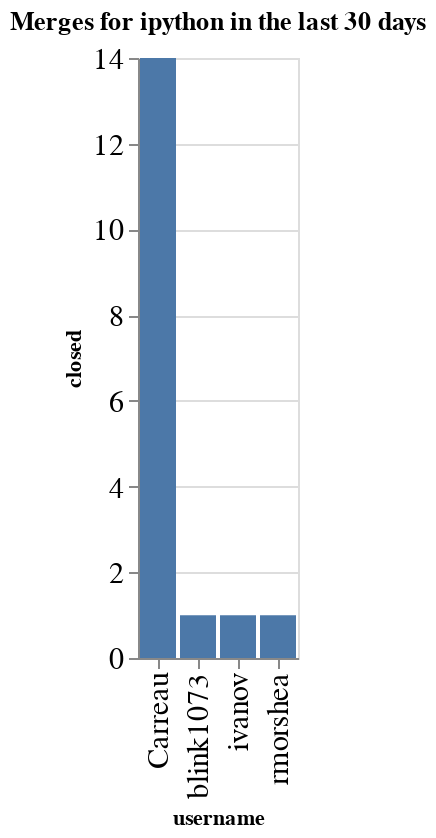

Notebook code for this chart:
### Code cell
charts = []
title = f"Merges for {github_org} in the last {n_days} days"
ch = alt.Chart(data=closed_by_repo.replace(np.nan, 0), title=title).mark_bar().encode(
    x='username',
    y='closed',
)
ch

### Figure 1 — Vega-Lite specification as saved in the notebook (floating-point values rounded to 4 significant figures)
{"config": {"axisLeft": {"labelFontSize": 15}, "axisBottom": {"labelFontSize": 15}}, "data": {"name": "data-ba2951f7c267bab3432e6036ec977076"}, "mark": "bar", "encoding": {"x": {"type": "nominal", "field": "username"}, "y": {"type": "quantitative", "field": "closed"}}, "title": "Merges for ipython in the last 30 days", "$schema": "https://vega.github.io/schema/vega-lite/v4.0.2.json", "datasets": {"data-ba2951f7c267bab3432e6036ec977076": [{"repo": "ipykernel", "username": "blink1073", "closed": 1}, {"repo": "ipython", "username": "Carreau", "closed": 14}, {"repo": "ipython", "username": "ivanov", "closed": 1}, {"repo": "traitlets", "username": "rmorshea", "closed": 1}]}}
